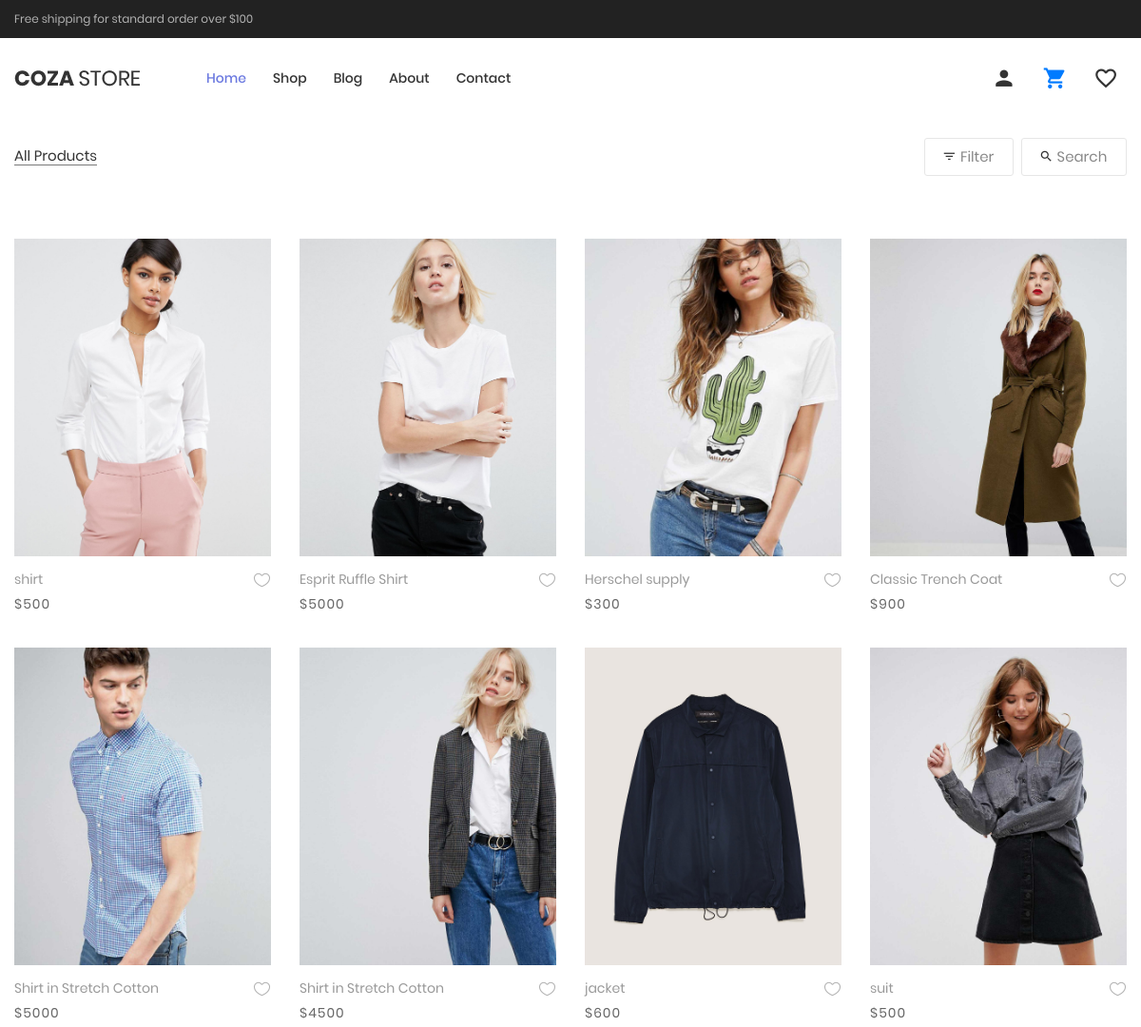
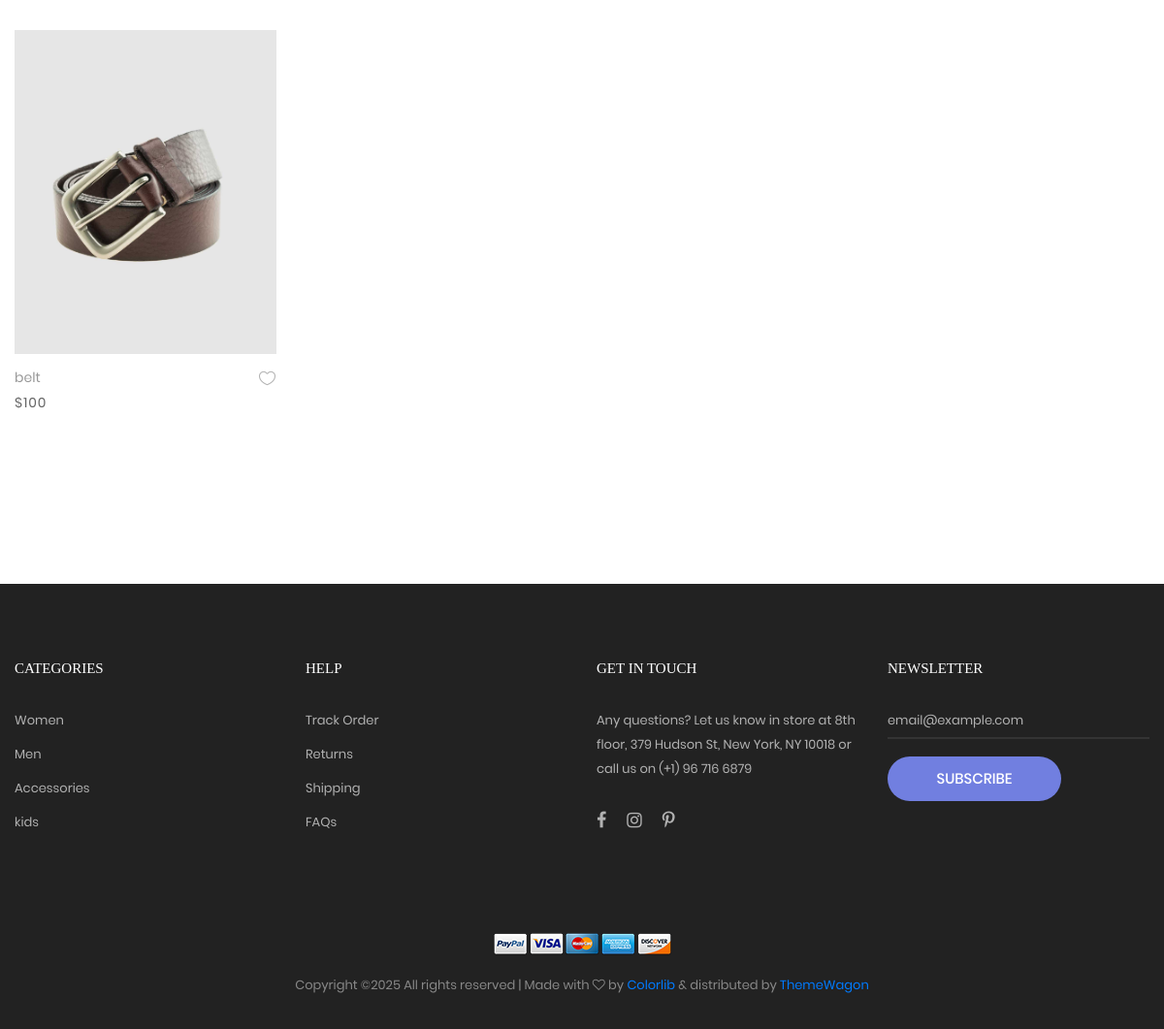
The app's page /shop/ with its own data (2 pictures, top to bottom).
### demo/models.py (models this page shows, shortened)
class Product(models.Model):
    name=models.CharField(max_length=100)
    category=models.ForeignKey(Category,on_delete=models.CASCADE)
    price=models.IntegerField()

class ProductImage(models.Model):
    product=models.ForeignKey(Product,related_name='product_images',on_delete=models.CASCADE)
    image=models.ImageField(upload_to='media/')

class Category(models.Model):
    category_name=models.CharField(max_length=200)
    category_img=models.ImageField(upload_to='media/')

### demo/views.py (the view)
# urls.py: path('shop/',product),
def product(request):
    categories=Category.objects.all()
    if request.method == 'POST':
        Categoryid = request.POST.get('categoryid')
        print("------------------------------",Categoryid)
        products = Product.objects.filter(category=Categoryid)
        print("-------------------------",products)
        return render(request,'product.html',{'products':products})
    products=Product.objects.all()
    return render(request,'product.html',{'products': products,'categories':categories})

### demo/templates/product.html (shortened to what this page needs)
{% extends "header.html" %}
{% load static %}
{% block main %}
<br>
<br>
<br>
	<div class="bg0 m-t-23 p-b-140">
		<div class="container">
			<div class="flex-w flex-sb-m p-b-52">
				<div class="flex-w flex-l-m filter-tope-group m-tb-10">
					<button class="stext-106 cl6 hov1 bor3 trans-04 m-r-32 m-tb-5 how-active1" data-filter="*">
						All Products
					</button>
				</div>
				<div class="flex-w flex-c-m m-tb-10">
					<div class="flex-c-m stext-106 cl6 size-104 bor4 pointer hov-btn3 trans-04 m-r-8 m-tb-4 js-show-filter">
						<i class="icon-filter cl2 m-r-6 fs-15 trans-04 zmdi zmdi-filter-list"></i>
						 Filter
					</div>
					<div class="flex-c-m stext-106 cl6 size-105 bor4 pointer hov-btn3 trans-04 m-tb-4 js-show-search">
						<i class="icon-search cl2 m-r-6 fs-15 trans-04 zmdi zmdi-search"></i>
						Search
					</div>
				</div>
			</div>
			<div class="row isotope-grid">
				{% if products %}
				{% for i in products %}
				<div class="col-sm-6 col-md-4 col-lg-3 p-b-35 isotope-item women">
					<div class="block2">
						<div class="block2-pic hov-img0">
							<a href="/productdetail/{{i.id}}">
								<img src="{{i.product_images.all.0.image.url}}" alt="IMG-PRODUCT">
							</a>
						</div>
						<div class="block2-txt flex-w flex-t p-t-14">
							<div class="block2-txt-child1 flex-col-l ">
								<a href="/productdetail/{{i.id}}" class="stext-104 cl4 hov-cl1 trans-04 js-name-b2 p-b-6">
									{{i.name}}
								</a>
								<span class="stext-105 cl3">
									${{i.price}}
								</span>
							</div>
							<div class="block2-txt-child2 flex-r p-t-3">
								<a href="/wishlist" class="btn-addwish-b2 dis-block pos-relative js-addwish-b2 addto-wishlist addtowishlist" data-id="{{forloop.counter}}">
									<img class="icon-heart1 dis-block trans-04" src="{% static "images/icons/icon-heart-01.png" %}" alt="ICON">
								</a>
							</div>
						</div>
					</div>
				</div>
				{% endfor %}
				{% else %}
				no product found
				{% endif %}
			</div>
		</div>
	</div>
{% endblock main %}

### demo/templates/header.html (shortened to what this page needs)
<!DOCTYPE html>
{% load static %}
<html lang="en">
<head>
	<link rel="stylesheet" type="text/css" href="{% static 'vendor/bootstrap/css/bootstrap.min.css' %}">
	<link rel="stylesheet" type="text/css" href="{% static 'fonts/font-awesome-4.7.0/css/font-awesome.min.css' %}">
	<link rel="stylesheet" type="text/css" href="{% static 'fonts/iconic/css/material-design-iconic-font.min.css' %}">
	<link rel="stylesheet" type="text/css" href="{% static 'fonts/linearicons-v1.0.0/icon-font.min.css' %}">
	<link rel="stylesheet" type="text/css" href="{% static 'vendor/animate/animate.css' %}">
	<link rel="stylesheet" type="text/css" href="{% static 'vendor/css-hamburgers/hamburgers.min.css' %}">
	<link rel="stylesheet" type="text/css" href="{% static 'vendor/animsition/css/animsition.min.css' %}">
	<link rel="stylesheet" type="text/css" href="{% static 'vendor/select2/select2.min.css' %}">
	<link rel="stylesheet" type="text/css" href="{% static 'vendor/daterangepicker/daterangepicker.css' %}">
	<link rel="stylesheet" type="text/css" href="{% static 'vendor/slick/slick.css' %}">
	<link rel="stylesheet" type="text/css" href="{% static 'vendor/MagnificPopup/magnific-popup.css' %}">
	<link rel="stylesheet" type="text/css" href="{% static 'vendor/perfect-scrollbar/perfect-scrollbar.css' %}">
	<link rel="stylesheet" type="text/css" href="{% static 'css/util.css' %}">
	<link rel="stylesheet" type="text/css" href="{% static 'css/main.css' %}">
	<link rel="stylesheet" type="text/css" href="{% static 'css/icon.css' %}">
</head>
<body class="animsition">
	<header>
		<div class="container-menu-desktop">
			<div class="top-bar">
				<div class="content-topbar flex-sb-m h-full container">
					<div class="left-top-bar">
						Free shipping for standard order over $100
					</div>
				</div>
			</div>
			<div class="wrap-menu-desktop">
				<nav class="limiter-menu-desktop container">
					<a href="/" class="logo">
						<img src=" {% static "images/icons/logo-01.png" %}" alt="IMG-LOGO">
					</a>
					<div class="menu-desktop">
						<ul class="main-menu">
							<li class="active-menu">
								<a href="/">Home</a>
							</li>
							<li>
								<a href="/shop">Shop</a>
							</li>
							<li>
								<a href="/blog">Blog</a>
							</li>
							<li>
								<a href="/about">About</a>
							</li>
							<li>
								<a href="/contact">Contact</a>
							</li>
						</ul>
					</div>
					<div class="wrap-icon-header flex-w flex-r-m">
						<div class="icon-header-item cl2 hov-cl1 trans-04 p-l-22 p-r-11 js-show-modal-account">
							<i class="zmdi zmdi-account"></i>
						</div>
						<div class="icon-header-item cl2 hov-cl1 trans-04 p-l-22 p-r-11 js-show-cart">
							<a href="/cart">
							<i class="zmdi zmdi-shopping-cart"></i>
							</a>
						</div>
						<a href="/wishlist" class="dis-block icon-header-item cl2 hov-cl1 trans-04 p-l-22 p-r-11 ">
							<i class="zmdi zmdi-favorite-outline"></i>
						</a>
					</div>
				</nav>
			</div>
		</div>
	</header>
{% block main %}
{% endblock main %}
	<footer class="bg3 p-t-75 p-b-32">
		<div class="container">
			<div class="row">
				<div class="col-sm-6 col-lg-3 p-b-50">
					<h4 class="stext-301 cl0 p-b-30">
						Categories
					</h4>
					<ul>
						{% for i in categories%}
						<li class="p-b-10">
							<a href="#" class="stext-107 cl7 hov-cl1 trans-04">
								{{i.category_name}}
							</a>
						</li>
						{% endfor %}
					</ul>
				</div>
				<div class="col-sm-6 col-lg-3 p-b-50">
					<h4 class="stext-301 cl0 p-b-30">
						Help
					</h4>
					<ul>
						<li class="p-b-10">
							<a href="#" class="stext-107 cl7 hov-cl1 trans-04">
								Track Order
							</a>
						</li>
						<li class="p-b-10">
							<a href="#" class="stext-107 cl7 hov-cl1 trans-04">
								Returns
							</a>
						</li>
						<li class="p-b-10">
							<a href="#" class="stext-107 cl7 hov-cl1 trans-04">
								Shipping
							</a>
						</li>
						<li class="p-b-10">
							<a href="#" class="stext-107 cl7 hov-cl1 trans-04">
								FAQs
							</a>
						</li>
					</ul>
				</div>
				<div class="col-sm-6 col-lg-3 p-b-50">
					<h4 class="stext-301 cl0 p-b-30">
						GET IN TOUCH
					</h4>
					<p class="stext-107 cl7 size-201">
						Any questions? Let us know in store at 8th floor, 379 Hudson St, New York, NY 10018 or call us on (+1) 96 716 6879
					</p>
					<div class="p-t-27">
						<a href="#" class="fs-18 cl7 hov-cl1 trans-04 m-r-16">
							<i class="fa fa-facebook"></i>
						</a>
						<a href="#" class="fs-18 cl7 hov-cl1 trans-04 m-r-16">
							<i class="fa fa-instagram"></i>
						</a>
						<a href="#" class="fs-18 cl7 hov-cl1 trans-04 m-r-16">
							<i class="fa fa-pinterest-p"></i>
						</a>
					</div>
				</div>
				<div class="col-sm-6 col-lg-3 p-b-50">
					<h4 class="stext-301 cl0 p-b-30">
						Newsletter
					</h4>
					<form>
						<div class="wrap-input1 w-full p-b-4">
							<input class="input1 bg-none plh1 stext-107 cl7" type="text" name="email" placeholder="email@example.com">
						</div>
						<div class="p-t-18">
							<button class="flex-c-m stext-101 cl0 size-103 bg1 bor1 hov-btn2 p-lr-15 trans-04">
								Subscribe
							</button>
						</div>
					</form>
				</div>
			</div>
			<div class="p-t-40">
				<div class="flex-c-m flex-w p-b-18">
					<a href="#" class="m-all-1">
						<img src="{% static "images/icons/icon-pay-01.png" %}" alt="ICON-PAY">
					</a>
					<a href="#" class="m-all-1">
						<img src="{% static "images/icons/icon-pay-02.png" %}" alt="ICON-PAY">
					</a>
					<a href="#" class="m-all-1">
						<img src="{% static "images/icons/icon-pay-03.png" %}" alt="ICON-PAY">
					</a>
					<a href="#" class="m-all-1">
						<img src="{% static "images/icons/icon-pay-04.png" %}" alt="ICON-PAY">
					</a>
					<a href="#" class="m-all-1">
						<img src="{% static "images/icons/icon-pay-05.png" %}" alt="ICON-PAY">
					</a>
				</div>
				<p class="stext-107 cl6 txt-center">
Copyright &copy;<script>document.write(new Date().getFullYear());</script> All rights reserved | Made with <i class="fa fa-heart-o" aria-hidden="true"></i> by <a href="https://colorlib.com" target="_blank">Colorlib</a> &amp; distributed by <a href="https://themewagon.com" target="_blank">ThemeWagon</a>
				</p>
			</div>
		</div>
	</footer>
</body>
</html>

### static/css/main.css (style rules this page uses)
.container { max-width: 1380px; }
@media (max-width: 1600px) { .container { max-width: 1200px; } }
.container-menu-desktop { height: auto; width: 100%; position: relative; -webkit-transition: all 0.3s; -o-transition: all 0.3s; -moz-transition: all 0.3s; transition: all 0.3s; }
.top-bar { height: 40px; background-color: #222; }
.left-top-bar { font-family: Poppins-Regular; font-size: 12px; line-height: 1.8; color: #b2b2b2; }
.wrap-menu-desktop { position: fixed; z-index: 1100; background-color: transparent; width: 100%; height: 84px; top: 40px; left: 0px; -webkit-transition: height 0.3s, background-color 0.3s; -o-transition: height 0.3s, background-color 0.3s; -moz-transition: height 0.3s, background-color 0.3s; transition: height 0.3s, background-color 0.3s; }
.limiter-menu-desktop { height: 100%; display: -webkit-box; display: -webkit-flex; display: -moz-box; display: -ms-flexbox; display: flex; align-items: center; background-color: transparent; }
.logo { display: -webkit-box; display: -webkit-flex; display: -moz-box; display: -ms-flexbox; display: flex; align-items: center; height: 65%; margin-right: 55px; }
.logo img { max-width: 100%; max-height: 100%; }
.menu-desktop { display: -webkit-box; display: -webkit-flex; display: -moz-box; display: -ms-flexbox; display: flex; align-items: center; height: 100%; }
.main-menu { list-style-type: none; margin: 0; display: -webkit-box; display: -webkit-flex; display: -moz-box; display: -ms-flexbox; display: flex; align-items: center; }
.main-menu > li { display: block; position: relative; padding: 20px 10px 20px 0px; margin: 0px 4px 0px 14px; }
.main-menu > li > a { font-family: Poppins-Medium; font-size: 14px; color: #333; padding: 5px 0px; transition: all 0.4s; -webkit-transition: all 0.4s; -o-transition: all 0.4s; -moz-transition: all 0.4s; }
.wrap-icon-header { flex-grow: 1; }
.icon-header-item { position: relative; font-size: 26px; line-height: 1; cursor: pointer; }
.main-menu > li.active-menu > a { color: #6c7ae0; }
.block2-pic { position: relative; }
.block2-txt-child1 { width: calc(100% - 30px); }
.block2-txt-child2 { width: 30px; }
.cl0 { color: #fff; }
.cl2 { color: #333; }
.cl3 { color: #666; }
.cl4 { color: #999; }
.cl6 { color: #888; }
.cl7 { color: #b2b2b2; }
.stext-101 { font-family: Poppins-Medium; font-size: 15px; line-height: 1.466667; text-transform: uppercase; }
.stext-104 { font-family: Poppins-Regular; font-size: 14px; line-height: 1.466667; }
.stext-105 { font-family: Poppins-Regular; font-size: 14px; line-height: 1.466667; letter-spacing: 1px; }
.stext-106 { font-family: Poppins-Regular; font-size: 15px; line-height: 1.2; }
.stext-107 { font-family: Poppins-Regular; font-size: 13px; line-height: 1.923; }
.stext-301 { font-family: Montserrat-Bold; font-size: 15px; line-height: 1.6; text-transform: uppercase; }
.size-103 { min-width: 179px; height: 46px; }
.size-104 { min-width: 94px; height: 40px; }
.size-105 { min-width: 111px; height: 40px; }
.size-201 { max-width: 270px; }
.bg-none { background-color: transparent; }
.bg0 { background-color: #fff; }
.bg1 { background-color: #717fe0; }
.bg3 { background-color: #222; }
.bor1 { border-radius: 23px; }
.bor3 { border-bottom: 1px solid transparent; }
.bor4 { border: 1px solid #e6e6e6; border-radius: 3px; }
.how-active1 { color: #333; border-color: #797979; }
.wrap-input1 { position: relative; border-bottom: 2px solid rgba(204,204,204, 0.1); }
.input1 { background-color: transparent; width: 100%; }
.hov-img0 { display: block; overflow: hidden; }
.hov-img0 img { width: 100%; -webkit-transition: transform 0.9s ease; -o-transition: transform 0.9s ease; -moz-transition: transform 0.9s ease; transition: transform 0.9s ease; }

### records on screen
Product: product_images.all.0.image (picture), name "shirt", price "500"
Product: product_images.all.0.image (picture), name "Esprit Ruffle Shirt", price "5000"
Product: product_images.all.0.image (picture), name "Herschel supply", price "300"
Product: product_images.all.0.image (picture), name "Classic Trench Coat", price "900"
Product: product_images.all.0.image (picture), name "Shirt in Stretch Cotton", price "5000"
Product: product_images.all.0.image (picture), name "Shirt in Stretch Cotton", price "4500"
Product: product_images.all.0.image (picture), name "jacket", price "600"
Product: product_images.all.0.image (picture), name "suit", price "500"
Product: product_images.all.0.image (picture), name "belt", price "100"
Category: category_name "Women"
Category: category_name "Men"
Category: category_name "Accessories"
Category: category_name "kids"
